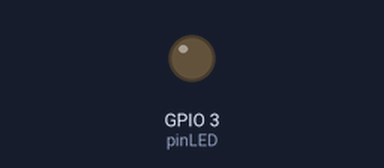
Simulated run of this sketch. Board: ESP8266 (NodeMCU). Parts: output pins drawn as LEDs (lit = HIGH). WiFi joins after 1.5 s; servers stay silent unless stated; what the sketch prints to the serial monitor is not drawn.

Above: at 0.1 s.
At 4.9 s:
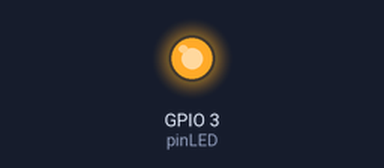
Timing chart, 0 to 6.4 s (numbered marks = the images above):
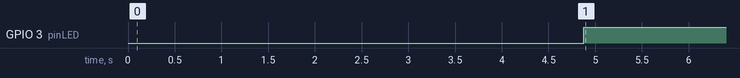

Measured:
- by itself, GPIO 3 (pinLED): LOW → HIGH at 4.9 s

The sketch:

LightOnESP8266.ino
```cpp
// Home Automation University Dissertation Project - 19/04/2021
// Description: Home  Automation IoT system turns on light when the user is within certain distance using Ardiuno and ESP8266


#include <ESP8266WiFi.h>
#include <BlynkSimpleEsp8266.h>

char auth[] = "BLYNK_AUTH_TOKEN"; // TODO - insert Blynk Token

char ssid[] = "YourNetworkName"; // TODO - insert WiFi SSID
char pass[] = "YourPassword"; // TODO - insert WiFi Password

float myLocationLat = 00.000000; // TODO - set to home geolocation latitude
float myLocationLng = 00.000000; // TODO - set to home geolocation longitude

float latitude;
float longitude;

int pinLED = 3;
bool proDebug = 1; // TODO - debugging?
int geolocation;

// automatically set parameters to a square around home
float maxLat = myLocationLat + 0.0001;
float minLat = myLocationLat - 0.0001;
float maxLng = myLocationLng + 0.0001;
float minLng = myLocationLng - 0.0001;

BLYNK_WRITE(V0) // store the geolocation to variable
{
  latitude = param[0].asFloat();
  longitude = param[1].asFloat();

  // debugging? - Consider un-commenting the lines below and test manually
    //latitude = 67.357899;
    //longitude = -8.259199;
}

void processLocation()
{
  if(latitude <= maxLat && latitude >= minLat && // check if the phone is within home's parameters
    longitude <= maxLng && longitude >= minLng)
  {
    geolocation = 1;
  }
  else
  {
    geolocation = 0;
  }

  if(geolocation == 1) // turn LED on if phone is in perameter
  {
    digitalWrite(pinLED, HIGH);
  }
  else
  {
    digitalWrite(pinLED, LOW);
  }
}

void setup()
{
  pinMode(pinLED, OUTPUT);
  Blynk.begin(auth, ssid, pass); // initialise Blynk

  if(proDebug)
  {
    Serial.begin(9600);
    while(!Serial) {};
    delay(1000);

    Serial.println("lightsOnEnter");
    delay(1000);
    Serial.println("");
    Serial.print("maxLat  "); Serial.println(maxLat, 8);
    Serial.print("minLat  "); Serial.println(minLat, 8);
    Serial.print("maxLng  "); Serial.println(maxLng, 8);
    Serial.print("minLng  "); Serial.println(minLng, 8);
    Serial.print("actual Lat  "); Serial.println(latitude, 8);
    Serial.print("actual Lng  "); Serial.println(longitude, 8);
    Serial.println("");
  }

  delay(1000);
}

void loop()
{
  Blynk.run();
  processLocation();

  if(proDebug)
  {
    Serial.print("actual Lat  "); Serial.println(latitude, 8);
    Serial.print("actual Lng  "); Serial.println(longitude, 8);
    Serial.println(geolocation);
  }
}
```
